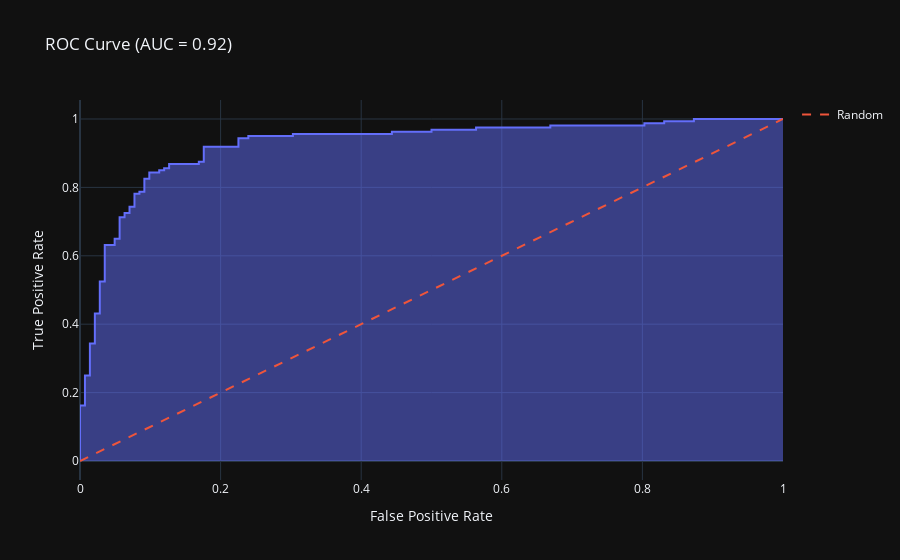

Source (notebook cell):
### Code cell
from sklearn.metrics import roc_curve, auc

# Calculate ROC curve
fpr, tpr, thresholds = roc_curve(y_test, y_prob)
roc_auc = auc(fpr, tpr)

# Plot interactive ROC curve
fig = px.area(
    x=fpr, y=tpr, 
    title=f"ROC Curve (AUC = {roc_auc:.2f})",
    labels={'x': 'False Positive Rate', 'y': 'True Positive Rate'},
    template='plotly_dark'
)
fig.add_scatter(x=[0, 1], y=[0, 1], mode="lines", name="Random", line=dict(dash='dash'))
fig.show()

### Figure 1 — Plotly figure (JSON) as saved in the notebook; plotly's stock layout.template omitted (floating-point values rounded to 4 significant figures)
{"data": [{"fillpattern": {"shape": ""}, "hovertemplate": "False Positive Rate=%{x}<br>True Positive Rate=%{y}<extra></extra>", "legendgroup": "", "line": {"color": "#636efa"}, "marker": {"symbol": "circle"}, "mode": "lines", "name": "", "orientation": "v", "showlegend": false, "stackgroup": "1", "type": "scatter", "x": [0, 0, 0, 0.007042, 0.007042, 0.01408, 0.01408, 0.02113, 0.02113, 0.02817, 0.02817, 0.02817, 0.03521, 0.03521, 0.0493, 0.0493, 0.05634, 0.05634, 0.06338, 0.06338, 0.07042, 0.07042, 0.07746, 0.07746, 0.08451, 0.08451, 0.09155, 0.09155, 0.09859, 0.09859, 0.1127, 0.1127, 0.1197, 0.1197, 0.1268, 0.1268, 0.169, 0.169, 0.1761, 0.1761, 0.2254, 0.2254, 0.2394, 0.2394, 0.3028, 0.3028, 0.4437, 0.4437, 0.5, 0.5, 0.5634, 0.5634, 0.669, 0.669, 0.8028, 0.8028, 0.831, 0.831, 0.8732, 0.8732, 1], "xaxis": "x", "y": [0, 0.00625, 0.1625, 0.1625, 0.25, 0.25, 0.3438, 0.3438, 0.4313, 0.4313, 0.4437, 0.525, 0.525, 0.6312, 0.6312, 0.65, 0.65, 0.7125, 0.7125, 0.725, 0.725, 0.7438, 0.7438, 0.7812, 0.7812, 0.7875, 0.7875, 0.825, 0.825, 0.8438, 0.8438, 0.85, 0.85, 0.8562, 0.8562, 0.8688, 0.8688, 0.875, 0.875, 0.9187, 0.9187, 0.9437, 0.9437, 0.95, 0.95, 0.9563, 0.9563, 0.9625, 0.9625, 0.9688, 0.9688, 0.975, 0.975, 0.9812, 0.9812, 0.9875, 0.9875, 0.9938, 0.9938, 1, 1], "yaxis": "y"}, {"line": {"dash": "dash"}, "mode": "lines", "name": "Random", "type": "scatter", "x": [0, 1], "y": [0, 1]}], "layout": {"legend": {"tracegroupgap": 0}, "title": {"text": "ROC Curve (AUC = 0.92)"}, "xaxis": {"anchor": "y", "domain": [0, 1], "title": {"text": "False Positive Rate"}}, "yaxis": {"anchor": "x", "domain": [0, 1], "title": {"text": "True Positive Rate"}}}}
